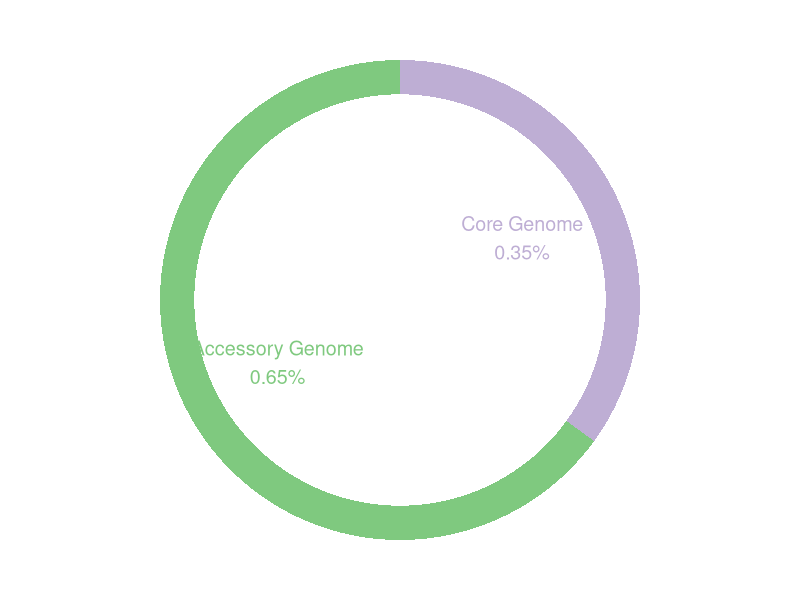

Reproduce this figure in R.
##Donut Chart for M. bovis pangenome
library(ggplot2)

# Create data.
data <- data.frame(category=c("Core Genome", "Accessory Genome"), count=c(0.35, 0.65))

# Compute percentages
data$fraction <- data$count / sum(data$count)

# Compute the cumulative percentages (top of each rectangle)
data$ymax <- cumsum(data$fraction)

# Compute the bottom of each rectangle
data$ymin <- c(0, head(data$ymax, n=-1))

# Compute label position
data$labelPosition <- (data$ymax + data$ymin) / 2

# Compute a good label
data$label <- paste0(data$category, "\n", data$count,"%")

ggplot(data, aes(ymax=ymax, ymin=ymin, xmax=4, xmin=3, fill=category)) +
  geom_rect() +
  geom_text( x=1, aes(y=labelPosition, label=label, color=category), size=5) + # x here controls label position (inner / outer)
  scale_fill_brewer(palette=c("Accent")) +
  scale_color_brewer(palette="Accent") +
  coord_polar(theta="y") +
  xlim(c(-3, 4)) +
  theme_void() +
  theme(legend.position = "none")